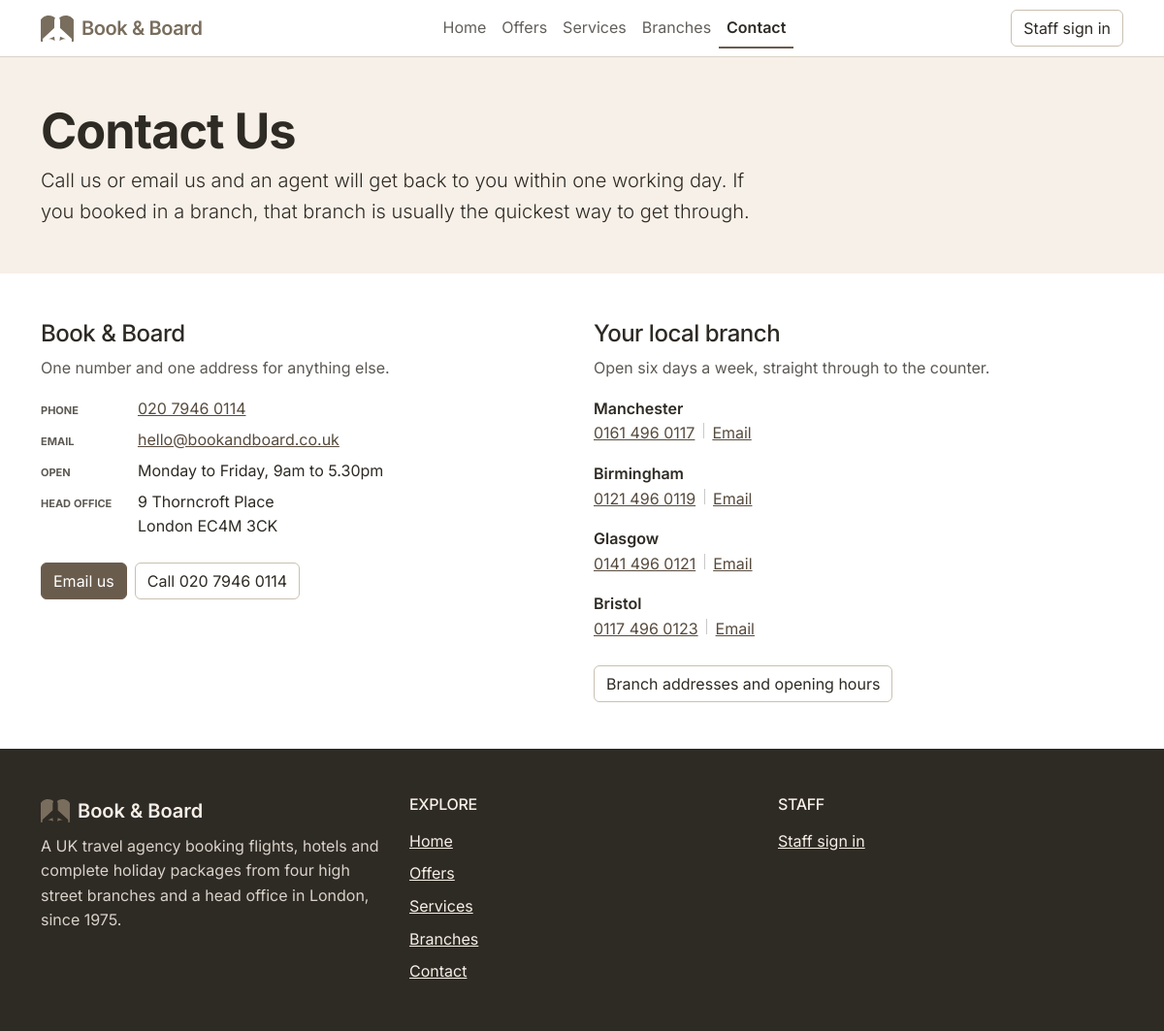
The page /basic/contact.php on the database its author committed.
### tables this page shows
CREATE TABLE IF NOT EXISTS branches (
  id             INT UNSIGNED NOT NULL AUTO_INCREMENT,
  name           VARCHAR(100) NOT NULL,
  location       VARCHAR(150) NOT NULL DEFAULT '',
  street         VARCHAR(150) NOT NULL DEFAULT '',
  area           VARCHAR(150) NOT NULL DEFAULT '',
  phone          VARCHAR(30)  NOT NULL DEFAULT '',
  tel            VARCHAR(30)  NOT NULL DEFAULT '',
  email          VARCHAR(190) NOT NULL DEFAULT '',
  hours          VARCHAR(120) NOT NULL DEFAULT '',
  is_head_office TINYINT(1)   NOT NULL DEFAULT 0,
  created_at     DATETIME     NOT NULL DEFAULT CURRENT_TIMESTAMP,
  PRIMARY KEY (id),
  KEY idx_branches_office (is_head_office, id)
);

### basic/includes/db.php (called while the page is built, shortened)
<?php
function db(): PDO
{
    static $pdo = null;
    if ($pdo === null) {
        $dsn = sprintf('mysql:host=%s;port=%d;dbname=%s;charset=utf8mb4', DB_HOST, DB_PORT, DB_NAME);
        $pdo = new PDO($dsn, DB_USER, DB_PASS, [
            PDO::ATTR_ERRMODE            => PDO::ERRMODE_EXCEPTION,
            PDO::ATTR_DEFAULT_FETCH_MODE => PDO::FETCH_ASSOC,
            PDO::ATTR_EMULATE_PREPARES   => false,
        ]);
    }
    return $pdo;
}
function db_available(): bool
{
    static $available = null;
    if ($available === null) {
        try {
            $available = true;
        } catch (PDOException $e) {
            $available = false;
        }
    }
    return $available;
}
function branch_row(array $row): array
{
    $row['id']           = (int) $row['id'];
    $row['isHeadOffice'] = (bool) $row['isHeadOffice'];
    return $row;
}
function branches_select(string $conditions, array $params = []): array
{
    $statement = db()->prepare(
        'SELECT id, name, location, street, area, phone, tel, email, hours,
                is_head_office AS isHeadOffice
           FROM branches ' . $conditions
    );
    $statement->execute($params);
    return array_map('branch_row', $statement->fetchAll());
}
function branches_public(): array
{
    return branches_select('WHERE is_head_office = 0 ORDER BY id');
}
function branch_head_office(): ?array
{
    return branches_select('WHERE is_head_office = 1 ORDER BY id LIMIT 1')[0] ?? null;
}

### basic/includes/format.php (called while the page is built, shortened)
<?php
function e(string $value): string
{
    return htmlspecialchars($value, ENT_QUOTES, 'UTF-8');
}

### basic/contact.php (the view, shortened to what this page needs)
<?php
$branches = branches_public();
$general  = branch_head_office();
require_once(__DIR__ . '/includes/header.php');
?>
  <section class="bg-body-tertiary py-5">
    <div class="container">
      <div class="col-lg-8">
        <h1>Contact Us</h1>
        <p class="lead mb-0">
          Call us or email us and an agent will get back to you within one working day. If you booked
          in a branch, that branch is usually the quickest way to get through.
        </p>
      </div>
    </div>
  </section>
  <section class="py-5">
    <div class="container">
      <div class="row gx-4 gy-5">
        <div class="col-lg-6">
          <h2 class="h4">Book &amp; Board</h2>
          <?php if (!$general): ?>
            <p class="mb-0">We cannot show our contact details right now. Please try again in a minute.</p>
          <?php else: ?>
          <p class="text-body-secondary">One number and one address for anything else.</p>
          <dl class="detail-list mb-4">
            <dt class="detail-label">Phone</dt>
            <dd><a href="tel:<?= e($general['tel']) ?>"><?= e($general['phone']) ?></a></dd>
            <dt class="detail-label">Email</dt>
            <dd><a href="mailto:<?= e($general['email']) ?>"><?= e($general['email']) ?></a></dd>
            <dt class="detail-label">Open</dt>
            <dd><?= e($general['hours']) ?></dd>
            <dt class="detail-label">Head office</dt>
            <dd>
              <address class="mb-0">
                <?= e($general['street']) ?><br>
                <?= e($general['area']) ?>
              </address>
            </dd>
          </dl>
          <div class="d-grid d-sm-flex gap-2">
            <a class="btn btn-primary" href="mailto:<?= e($general['email']) ?>">Email us</a>
            <a class="btn btn-outline-secondary" href="tel:<?= e($general['tel']) ?>">Call <?= e($general['phone']) ?></a>
          </div>
          <?php endif; ?>
        </div>
        <div class="col-lg-6">
          <h2 class="h4">Your local branch</h2>
          <p class="text-body-secondary">Open six days a week, straight through to the counter.</p>
          <?php if (!$branches): ?>
            <p class="mb-0">We cannot show the branch details right now.</p>
          <?php else: ?>
          <ul class="list-unstyled mb-4">
            <?php foreach ($branches as $branch): ?>
              <li class="mb-3">
                <span class="fw-semibold d-block"><?= e($branch['name']) ?></span>
                <a href="tel:<?= e($branch['tel']) ?>"><?= e($branch['phone']) ?></a>
                <a href="mailto:<?= e($branch['email']) ?>">Email<span class="visually-hidden"> the <?= e($branch['name']) ?> branch</span></a>
              </li>
            <?php endforeach; ?>
          </ul>
          <?php endif; ?>
          <a class="btn btn-outline-secondary" href="branches.php">Branch addresses and opening hours</a>
        </div>
      </div>
    </div>
  </section>
<?php require_once(__DIR__ . '/includes/footer.php'); ?>

### basic/assets/css/theme.css (style rules this page uses)
:root { --brand: #6A5C4D; --brand-logo: #796D5D; --brand-dark: #574B3E; --brand-darker: #4A4034; --ink: #2E2A24; --tint: #F7F0E8; --rule: #D9D2C6; --rule-strong: #C9C0B2; --field-border: #95897A; --accent-ink: #1F4E4A; --ink-wash: rgba(46, 42, 36, 0.14); --focus-ring: 0 0 0 0.25rem rgba(123, 108, 91, 0.35); --bs-body-font-family: "Inter", system-ui, -apple-system, "Segoe UI", sans-serif; --bs-body-line-height: 1.6; --bs-primary-rgb: 106, 92, 77; --bs-dark-rgb: 46, 42, 36; --bs-body-color: var(--ink); --bs-body-color-rgb: 46, 42, 36; --bs-border-color: var(--rule); --bs-light-rgb: 247, 240, 232; --bs-tertiary-bg: var(--tint); --bs-tertiary-bg-rgb: 247, 240, 232; --bs-secondary-color: rgba(46, 42, 36, 0.78); --bs-link-color: var(--brand-dark); --bs-link-color-rgb: 87, 75, 62; --bs-link-hover-color: var(--brand-darker); }
.btn { --bs-btn-focus-shadow-rgb: 123, 108, 91; }
.btn-primary { --bs-btn-bg: var(--brand); --bs-btn-border-color: var(--brand); --bs-btn-hover-bg: var(--brand-dark); --bs-btn-hover-border-color: var(--brand-dark); --bs-btn-active-bg: var(--brand-darker); --bs-btn-active-border-color: var(--brand-darker); --bs-btn-disabled-bg: var(--brand); --bs-btn-disabled-border-color: var(--brand); --bs-btn-disabled-color: #fff; }
.btn-outline-secondary { --bs-btn-color: var(--ink); --bs-btn-border-color: var(--rule-strong); --bs-btn-hover-color: var(--ink); --bs-btn-hover-bg: var(--ink-wash); --bs-btn-hover-border-color: var(--ink); --bs-btn-active-color: var(--bs-body-bg); --bs-btn-active-bg: var(--ink); --bs-btn-active-border-color: var(--ink); --bs-btn-disabled-color: var(--ink); --bs-btn-disabled-border-color: var(--rule-strong); }
h1, h2, h3, .display-4, .navbar-brand .fw-semibold { letter-spacing: -0.02em; }
h1, .display-4 { font-weight: 700; }
h2, h3 { font-weight: 600; }
h1 { font-size: clamp(2.25rem, 1.65rem + 2.2vw, 3.15rem); line-height: 1.1; }
h2 { font-size: clamp(1.65rem, 1.4rem + 1vw, 2.15rem); line-height: 1.15; }
.offer-type, .fare-label, .fare-value, .fare-amount, .detail-label, .table td, .table th { font-variant-numeric: tabular-nums; }
.offer-type, .fare-label, .detail-label { font-size: 0.6875rem; text-transform: uppercase; color: var(--bs-secondary-color); }
.detail-list { display: grid; grid-template-columns: 5.5rem 1fr; gap: 0.4rem 0.75rem; align-items: baseline; }
.detail-list dt { padding-top: 0.15rem; }
.detail-list dd { margin: 0; }
body { min-height: 100dvh; }
[id], a, button, input, select, textarea, summary, [tabindex] { scroll-margin-top: 5rem; }
a[href^="mailto:"], a[href^="tel:"], address { overflow-wrap: anywhere; }

### rows shown on the page
branches: phone "020 7946 0114", email "hello@bookandboard.co.uk", hours "Monday to Friday, 9am to 5.30pm", street "9 Thorncroft Place", area "London EC4M 3CK"
branches: name "Manchester", phone "0161 496 0117"
branches: name "Birmingham", phone "0121 496 0119"
branches: name "Glasgow", phone "0141 496 0121"
branches: name "Bristol", phone "0117 496 0123"

### other values the page prints
$item['label'] "Home"
$item['label'] "Offers"
$item['label'] "Services"
$item['label'] "Branches"
$item['label'] "Contact"
